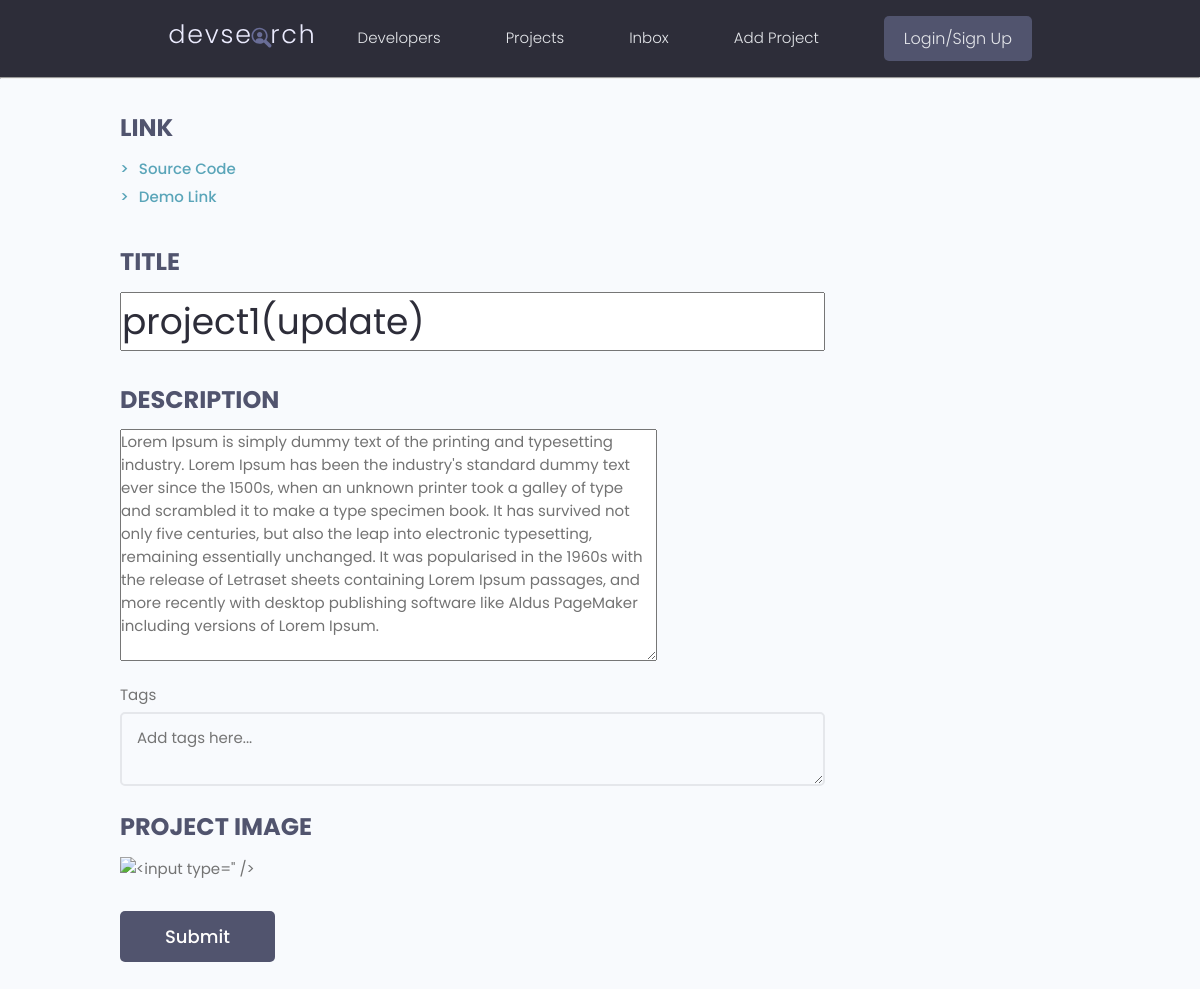
/projects/update-project/70824fde951348f0b9c71f4b1b184a06/, run on an earlier commit of the app's database.
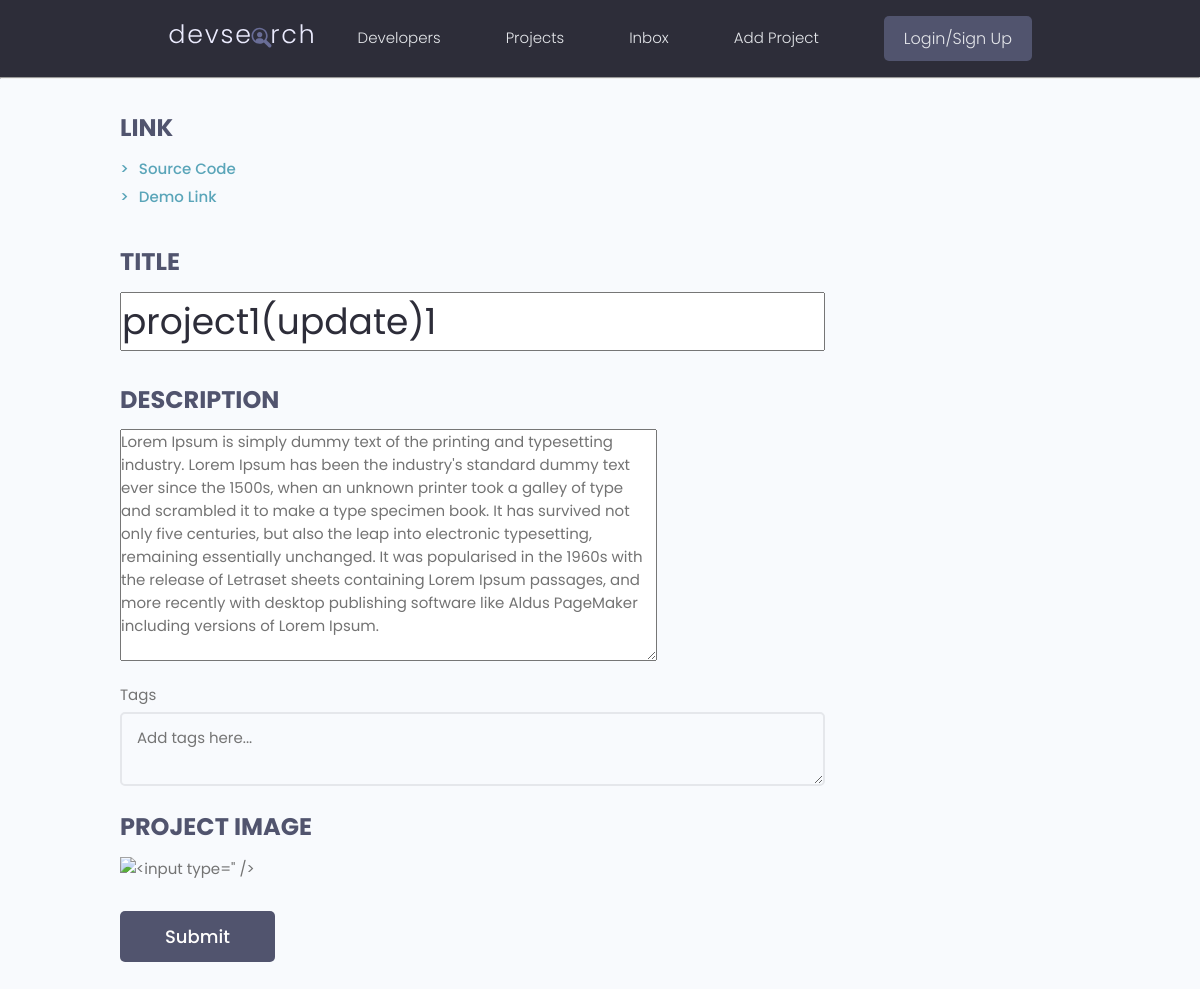
And on a later commit of the database.
### projects/models.py (models this page shows, shortened)
class Project(models.Model):
    id  = models.UUIDField(default=uuid.uuid4, primary_key=True, unique=True, editable=False)
    title = models.CharField(max_length=200)
    description = models.TextField(null=True, blank=True)
    project_image = models.ImageField(upload_to='projects/images/')
    demo_link = models.CharField(max_length=2000, null=True, blank=True)
    source_code = models.CharField(max_length=2000, null=True, blank=True)
    vote_ratio = models.IntegerField(default=0, null=True, blank=True)
    vote_count = models.IntegerField(default=0, null=True, blank=True)
    tags = models.ManyToManyField('Tag', blank=True)
    created = models.DateTimeField(auto_now_add=True)

### projects/views.py (the view)
# urls.py: path('update-project/<str:pk>/', views.update_project, name='update-project'),
def update_project(request, pk):
    project = Project.objects.get(id=pk)
    form = ProjectForm(instance=project)
    if request.method == "POST":
        form = ProjectForm(request.POST, request.FILES, instance=project)
        if form.is_valid():
            form.save()
            return redirect('projects')
    context = {'project':form}
    return render(request, 'projects/form-project.html', context)

### projects/form.py
class ProjectForm(ModelForm):
    class Meta:
        model = Project
        fields = ['title', 'description', 'project_image', 'demo_link', 'source_code', 'tags']

### projects/templates/projects/form-project.html (shortened to what this page needs)
{% extends 'main.html' %}
{% load static %}
{% block content %}
<main class="singleProject my-md">
    <div class="container">
      <div class="layout">
        <div class="column column--1of3">
          <h3 class="singleProject__subtitle">Link</h3>
          {% if project.source_code %}
          <a class="singleProject__liveLink" href={{project.source_code}}>Source Code
          </a>
            <br>
          {% endif %}
          {% if project.demo_link %}
          <a class="singleProject__liveLink" href={{project.demo_link}}>Demo Link
          </a>
          {% endif %}
        </div>
        <div class="column column--2of3">
          <h3 class="singleProject__subtitle">Title</h3>
          <h2 class="singleProject__title">{{project.title}}</h2>
          <h3 class="singleProject__subtitle">Description</h3>
          <div class="singleProject__info">{{project.description}}<br /></div>
                <div class="form__field">
                    <label for="formInput#text">Tags</label>
                    <textarea class="input" name="newtags" placeholder="Add tags here..."></textarea>
                </div>
          {% if project.project_image %}
          <h3 class="singleProject__subtitle">Project Image</h3>
          <img src="{{ project.project_image.url }}" alt="{{ project.title }}" />
            <br>
            <input class="btn btn--sub btn--lg  my-md" type="submit" value="Submit" />
          {% endif %}
        </div>
      </div>
    </div>
</main>
{% endblock content %}

What changed in the data, as far as the page shows it:
changed Project: title "project1(update)" → "project1(update)1"
